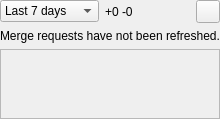
<?xml version="1.0" encoding="UTF-8"?>
<ui version="4.0">
 <class>GitlabMergeRequestsClass</class>
 <widget class="QWidget" name="GitlabMergeRequestsClass">
  <property name="windowTitle">
   <string>GitLab MRs</string>
  </property>
  <layout class="QVBoxLayout" name="verticalLayout">
   <property name="leftMargin"><number>0</number></property>
   <property name="topMargin"><number>0</number></property>
   <property name="rightMargin"><number>0</number></property>
   <property name="bottomMargin"><number>0</number></property>
   <item>
    <layout class="QHBoxLayout" name="headerLayout">
     <item><widget class="QComboBox" name="PeriodComboBox"><item><property name="text"><string>Last 7 days</string></property></item><item><property name="text"><string>Last 14 days</string></property></item><item><property name="text"><string>Month</string></property></item><item><property name="text"><string>All Time</string></property></item></widget></item>
     <item><widget class="QLabel" name="TotalStatsLabel"><property name="text"><string>+0 -0</string></property></widget></item>
     <item><spacer name="headerSpacer"><property name="orientation"><enum>Qt::Horizontal</enum></property><property name="sizeHint" stdset="0"><size><width>40</width><height>20</height></size></property></spacer></item>
     <item><widget class="QToolButton" name="RefreshButton"><property name="toolTip"><string>Refresh merge requests</string></property><property name="text"><string/></property></widget></item>
    </layout>
   </item>
   <item><widget class="QLabel" name="StatusLabel"><property name="text"><string>Merge requests have not been refreshed.</string></property></widget></item>
   <item>
    <widget class="QScrollArea" name="MergeRequestsScrollArea">
     <property name="widgetResizable"><bool>true</bool></property>
     <widget class="QWidget" name="MergeRequestsContents">
      <layout class="QVBoxLayout" name="MergeRequestLayout">
       <property name="leftMargin"><number>0</number></property>
       <property name="topMargin"><number>0</number></property>
       <property name="rightMargin"><number>0</number></property>
       <property name="bottomMargin"><number>0</number></property>
       <item><spacer name="BottomSpacer"><property name="orientation"><enum>Qt::Vertical</enum></property><property name="sizeHint" stdset="0"><size><width>20</width><height>40</height></size></property></spacer></item>
      </layout>
     </widget>
    </widget>
   </item>
  </layout>
 </widget>
 <resources/>
 <connections/>
</ui>
